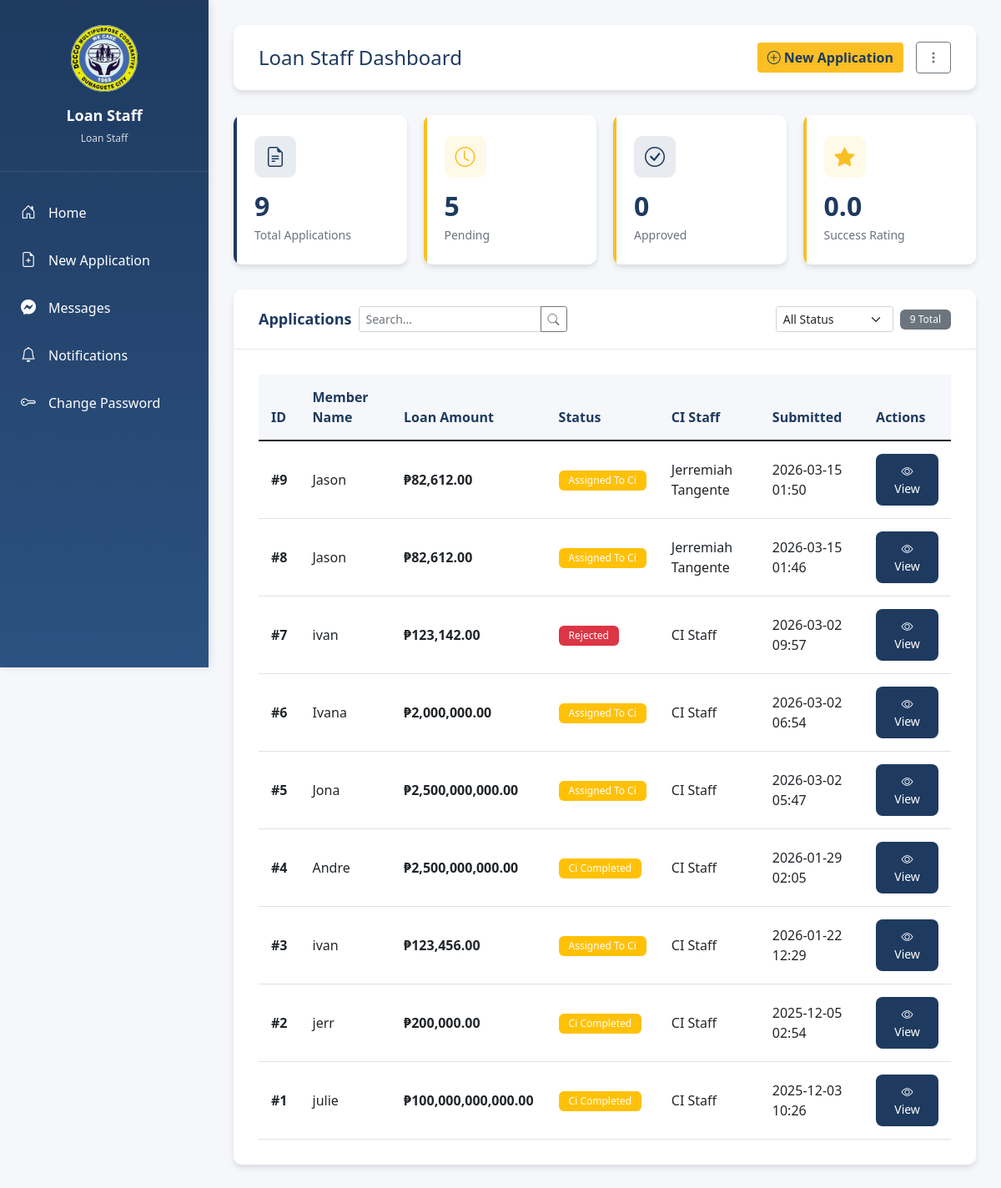
Screenshot of /loan/dashboard (signed in) with the database file from the repository.
### tables this page shows
CREATE TABLE users (
    id INTEGER PRIMARY KEY AUTOINCREMENT,
    email TEXT UNIQUE NOT NULL,
    password_hash TEXT NOT NULL,
    name TEXT NOT NULL,
    role TEXT NOT NULL CHECK(role IN ('admin', 'loan_staff', 'ci_staff')),
    signature_path TEXT,
    current_workload INTEGER DEFAULT 0
, is_online INTEGER DEFAULT 0, last_seen TEXT, is_approved INTEGER DEFAULT 0, created_at TEXT, backup_email TEXT, password_reset_token TEXT, password_reset_expires TEXT, approval_type TEXT DEFAULT "new_account");

CREATE TABLE loan_applications (
    id INTEGER PRIMARY KEY AUTOINCREMENT,
    member_name TEXT NOT NULL,
    member_contact TEXT,
    member_address TEXT,
    loan_amount REAL,
    status TEXT DEFAULT 'submitted' CHECK(status IN ('submitted', 'assigned_to_ci', 'ci_completed', 'approved', 'rejected')),
    needs_ci_interview INTEGER DEFAULT 1,
    submitted_by INTEGER,
    assigned_ci_staff INTEGER,
    submitted_at TEXT DEFAULT CURRENT_TIMESTAMP,
    ci_completed_at TEXT,
    admin_decision_at TEXT,
    latitude REAL,
    longitude REAL,
    ci_notes TEXT,
    admin_notes TEXT, ci_checklist_data TEXT, ci_signature TEXT,
    FOREIGN KEY (submitted_by) REFERENCES users(id),
    FOREIGN KEY (assigned_ci_staff) REFERENCES users(id)
);

### app.py (the view)
@app.route('/loan/dashboard')
@login_required
def loan_dashboard():
    if current_user.role != 'loan_staff':
        flash('Unauthorized', 'danger')
        return redirect(url_for('index'))
    conn = get_db()
    applications = conn.execute('''
        SELECT la.*, u.name as ci_staff_name
        FROM loan_applications la
        LEFT JOIN users u ON la.assigned_ci_staff = u.id
        ORDER BY la.submitted_at DESC
    ''').fetchall()
    ci_staff_list = conn.execute('''
        SELECT id, name, email
        FROM users
        WHERE role='ci_staff'
        ORDER BY name ASC
    ''').fetchall()
    unread_count = conn.execute('SELECT COUNT(*) as count FROM notifications WHERE user_id=? AND is_read=0',
                                (current_user.id,)).fetchone()['count']
    conn.close()
    return render_template('loan_dashboard.html', applications=applications, unread_count=unread_count, ci_staff_list=ci_staff_list)

### app.py (called while the page is built)
def get_db():
    conn = sqlite3.connect(DATABASE, timeout=10)
    conn.row_factory = sqlite3.Row
    return conn

@login_manager.user_loader
def load_user(user_id):
    conn = get_db()
    row = conn.execute('SELECT * FROM users WHERE id=?', (user_id,)).fetchone()
    conn.close()
    if row:
        backup_email = row['backup_email'] if 'backup_email' in row.keys() else None
        return User(row['id'], row['email'], row['name'], row['role'], row['signature_path'], backup_email)
    return None

### templates/loan_dashboard.html (shortened to what this page needs)
{% extends "base.html" %}
{% block content %}
<div class="top-bar">
    <h2>Loan Staff Dashboard</h2>
    <div class="top-bar-actions">
        <a href="{{ url_for('submit_application') }}" class="btn btn-warning">
            <i class="bi bi-plus-circle"></i> New Application
        </a>
        <div class="user-menu-container">
            <button class="btn btn-outline-secondary user-menu-btn" type="button" onclick="this.nextElementSibling.classList.toggle('show'); event.stopPropagation();">
                <i class="bi bi-three-dots-vertical"></i>
            </button>
        </div>
    </div>
</div>
<div class="stats-grid">
    <div class="stat-card blue">
        <div class="stat-card-icon blue">
            <i class="bi bi-file-earmark-text"></i>
        </div>
        <h3>{{ applications|length }}</h3>
        <p>Total Applications</p>
    </div>
    <div class="stat-card">
        <div class="stat-card-icon yellow">
            <i class="bi bi-clock"></i>
        </div>
        <h3>{{ applications|selectattr('status', 'in', ['submitted', 'assigned_to_ci'])|list|length }}</h3>
        <p>Pending</p>
    </div>
    <div class="stat-card">
        <div class="stat-card-icon blue">
            <i class="bi bi-check-circle"></i>
        </div>
        <h3>{{ applications|selectattr('status', 'equalto', 'approved')|list|length }}</h3>
        <p>Approved</p>
    </div>
    <div class="stat-card">
        <div class="stat-card-icon yellow">
            <i class="bi bi-star-fill"></i>
        </div>
        <h3>{{ "%.1f"|format((applications|selectattr('status', 'equalto', 'approved')|list|length / applications|length * 10) if applications|length > 0 else 0) }}</h3>
        <p>Success Rating</p>
    </div>
</div>
<div class="content-card">
    <div class="content-card-header">
        <div class="d-flex align-items-center gap-2">
            <h5 class="mb-0">Applications</h5>
            <div class="input-group" style="max-width: 250px;">
                <input type="text" class="form-control form-control-sm" id="searchInput" placeholder="Search..." onkeyup="searchApplications()">
                <button class="btn btn-sm btn-outline-secondary" type="button">
                    <i class="bi bi-search"></i>
                </button>
            </div>
        </div>
        <div class="d-flex align-items-center gap-2">
            <select class="form-select form-select-sm" id="statusFilter" onchange="filterApplications()" style="width: auto;">
                <option value="all">All Status</option>
            </select>
            <span class="badge bg-secondary" id="totalCount">{{ applications|length }} Total</span>
        </div>
    </div>
    <div class="content-card-body">
        <table class="table table-hover" id="applicationsTable">
            <thead>
                <tr>
                    <th>ID</th>
                    <th>Member Name</th>
                    <th>Loan Amount</th>
                    <th>Status</th>
                    <th>CI Staff</th>
                    <th>Submitted</th>
                    <th>Actions</th>
                </tr>
            </thead>
            <tbody>
                {% for app in applications %}
                <tr>
                    <td><strong>#{{ app.id }}</strong></td>
                    <td>{{ app.member_name }}</td>
                    <td><strong>₱{{ "{:,.2f}".format(app.loan_amount) }}</strong></td>
                    <td>
                        <span class="badge bg-{% if app.status == 'approved' %}success{% elif app.status == 'rejected' %}danger{% else %}warning{% endif %}">
                            {{ app.status.replace('_', ' ').title() }}
                        </span>
                    </td>
                    <td>{{ app.ci_staff_name or 'N/A' }}</td>
                    <td>{{ app.submitted_at[:16] }}</td>
                    <td>
                        <a href="{{ url_for('loan_application', id=app.id) }}" class="btn btn-sm btn-primary">
                            <i class="bi bi-eye"></i> View
                        </a>
                    </td>
                </tr>
                {% endfor %}
            </tbody>
        </table>
    </div>
</div>
{% endblock %}

### templates/base.html (shortened to what this page needs)
<!DOCTYPE html>
<html>
<head>
    <link href="https://cdn.jsdelivr.net/npm/bootstrap@5.1.3/dist/css/bootstrap.min.css" rel="stylesheet">
    <link rel="stylesheet" href="https://cdn.jsdelivr.net/npm/bootstrap-icons@1.10.0/font/bootstrap-icons.css">
</head>
<body>
    {% if current_user.is_authenticated %}
    <div class="dashboard-container">
        <div class="sidebar" id="sidebar">
            <div class="sidebar-header">
                <div class="sidebar-logo">
                    <img src="{{ url_for('static', filename='images/logo.jpg') }}" alt="DCCCO Multipurpose Cooperative">
                </div>
                <div class="sidebar-user">{{ current_user.name }}</div>
                <div class="sidebar-email">{{ current_user.role.replace('_', ' ').title() }}</div>
            </div>
            <nav class="sidebar-nav">
                <a href="{% if current_user.role == 'admin' %}{{ url_for('admin_dashboard') }}{% elif current_user.role == 'ci_staff' %}{{ url_for('ci_dashboard') }}{% else %}{{ url_for('loan_dashboard') }}{% endif %}">
                    <i class="bi bi-house-door"></i> Home
                </a>
                {% if current_user.role == 'loan_staff' %}
                <a href="{{ url_for('submit_application') }}">
                    <i class="bi bi-file-earmark-plus"></i> New Application
                </a>
                {% endif %}
                <a href="{{ url_for('messages') }}" class="notification-badge">
                    <i class="bi bi-messenger"></i> Messages
                </a>
                <a href="{{ url_for('notifications') }}" class="notification-badge">
                    <i class="bi bi-bell"></i> Notifications
                </a>
                <a href="{{ url_for('change_password') }}">
                    <i class="bi bi-key"></i> Change Password
                </a>
            </nav>
        </div>
        <div class="main-content">
    {% else %}
    <div class="container mt-4">
    {% endif %}
            {% block content %}{% endblock %}
    {% if current_user.is_authenticated %}
        </div>
    </div>
    {% else %}
    </div>
    {% endif %}
</body>
</html>

### templates/base.html (style rules this page uses)
:root { --primary-blue: #1e3a5f; --secondary-blue: #2c5282; --accent-yellow: #fbbf24; --light-bg: #f5f7fa; --card-shadow: 0 4px 6px rgba(0, 0, 0, 0.1); }
body { background-color: var(--light-bg); font-family: 'Segoe UI', Tahoma, Geneva, Verdana, sans-serif; }
.dashboard-container { display: flex; min-height: 100vh; }
.sidebar { width: 250px; background: linear-gradient(180deg, var(--primary-blue) 0%, var(--secondary-blue) 100%); color: white; padding: 0; position: fixed; height: 100vh; left: 0; top: 0; box-shadow: 2px 0 10px rgba(0,0,0,0.1); z-index: 1000; display: flex; flex-direction: column; }
.sidebar-header { padding: 30px 20px; text-align: center; border-bottom: 1px solid rgba(255,255,255,0.1); }
.sidebar-logo { width: 80px; height: 80px; border-radius: 50%; background: white; margin: 0 auto 15px; display: flex; align-items: center; justify-content: center; overflow: hidden; }
.sidebar-logo img { width: 100%; height: 100%; object-fit: cover; }
.sidebar-user { font-size: 18px; font-weight: 600; margin-bottom: 5px; }
.sidebar-email { font-size: 12px; opacity: 0.8; }
.sidebar-nav { padding: 20px 0; flex: 1; overflow-y: auto; overflow-x: hidden; }
.sidebar-nav a { display: flex; align-items: center; padding: 15px 25px; color: white; text-decoration: none; transition: all 0.3s; }
.sidebar-nav i { margin-right: 15px; font-size: 18px; }
.main-content { margin-left: 250px; flex: 1; padding: 30px; width: calc(100% - 250px); }
.top-bar { display: flex; justify-content: space-between; align-items: center; margin-bottom: 30px; background: white; padding: 20px 30px; border-radius: 10px; box-shadow: var(--card-shadow); }
.top-bar h2 { margin: 0; color: var(--primary-blue); font-size: 24px; }
.top-bar-actions { display: flex; gap: 15px; align-items: center; }
.stats-grid { display: grid; grid-template-columns: repeat(auto-fit, minmax(200px, 1fr)); gap: 20px; margin-bottom: 30px; }
.stat-card { background: white; padding: 25px; border-radius: 10px; box-shadow: var(--card-shadow); position: relative; overflow: hidden; }
.stat-card::before { content: ''; position: absolute; top: 0; left: 0; width: 4px; height: 100%; background: var(--accent-yellow); }
.stat-card.blue::before { background: var(--primary-blue); }
.stat-card-icon { width: 50px; height: 50px; border-radius: 10px; display: flex; align-items: center; justify-content: center; font-size: 24px; margin-bottom: 15px; }
.stat-card-icon.yellow { background: rgba(251, 191, 36, 0.1); color: var(--accent-yellow); }
.stat-card-icon.blue { background: rgba(30, 58, 95, 0.1); color: var(--primary-blue); }
.stat-card h3 { font-size: 32px; font-weight: 700; margin: 0; color: var(--primary-blue); }
.stat-card p { margin: 5px 0 0 0; color: #6b7280; font-size: 14px; }
.content-card { background: white; border-radius: 10px; box-shadow: var(--card-shadow); margin-bottom: 20px; }
.content-card-header { padding: 20px 30px; border-bottom: 1px solid #e5e7eb; display: flex; justify-content: space-between; align-items: center; }
.content-card-header h5 { margin: 0; color: var(--primary-blue); font-size: 18px; font-weight: 600; }
.content-card-body { padding: 30px; }
.table { margin: 0; }
.table thead th { background: var(--light-bg); color: var(--primary-blue); font-weight: 600; border: none; padding: 15px; }
.table tbody td { padding: 15px; vertical-align: middle; }
.btn-primary { background: var(--primary-blue); border: none; padding: 10px 20px; border-radius: 8px; }
.btn-warning { background: var(--accent-yellow); border: none; color: var(--primary-blue); font-weight: 600; }
.badge { padding: 6px 12px; border-radius: 6px; font-weight: 500; }
.notification-badge { position: relative; }
.user-menu-container { position: relative; display: inline-block; z-index: 1001; }
.user-menu-btn { position: relative; z-index: 1002; }

### rows the page displays
users: name "Loan Staff", role.replace "Loan Staff"
loan_applications: id "9", member_name "Jason", loan_amount "82,612.00", status.replace "Assigned To Ci", name "Jerremiah Tangente", submitted_at "2026-03-15 01:50"
loan_applications: id "8", member_name "Jason", loan_amount "82,612.00", status.replace "Assigned To Ci", name "Jerremiah Tangente", submitted_at "2026-03-15 01:46"
loan_applications: id "7", member_name "ivan", loan_amount "123,142.00", status.replace "Rejected", name "CI Staff", submitted_at "2026-03-02 09:57"
loan_applications: id "6", member_name "Ivana", loan_amount "2,000,000.00", status.replace "Assigned To Ci", name "CI Staff", submitted_at "2026-03-02 06:54"
loan_applications: id "5", member_name "Jona", loan_amount "2,500,000,000.00", status.replace "Assigned To Ci", name "CI Staff", submitted_at "2026-03-02 05:47"
loan_applications: id "4", member_name "Andre", loan_amount "2,500,000,000.00", status.replace "Ci Completed", name "CI Staff", submitted_at "2026-01-29 02:05"
loan_applications: id "3", member_name "ivan", loan_amount "123,456.00", status.replace "Assigned To Ci", name "CI Staff", submitted_at "2026-01-22 12:29"
loan_applications: id "2", member_name "jerr", loan_amount "200,000.00", status.replace "Ci Completed", name "CI Staff", submitted_at "2025-12-05 02:54"
loan_applications: id "1", member_name "julie", loan_amount "100,000,000,000.00", status.replace "Ci Completed", name "CI Staff", submitted_at "2025-12-03 10:26"

### other values shown
{{ applications|length }} "9"
{{ applications|selectattr('status', 'equalto', 'approved')|list|length }} "0"
